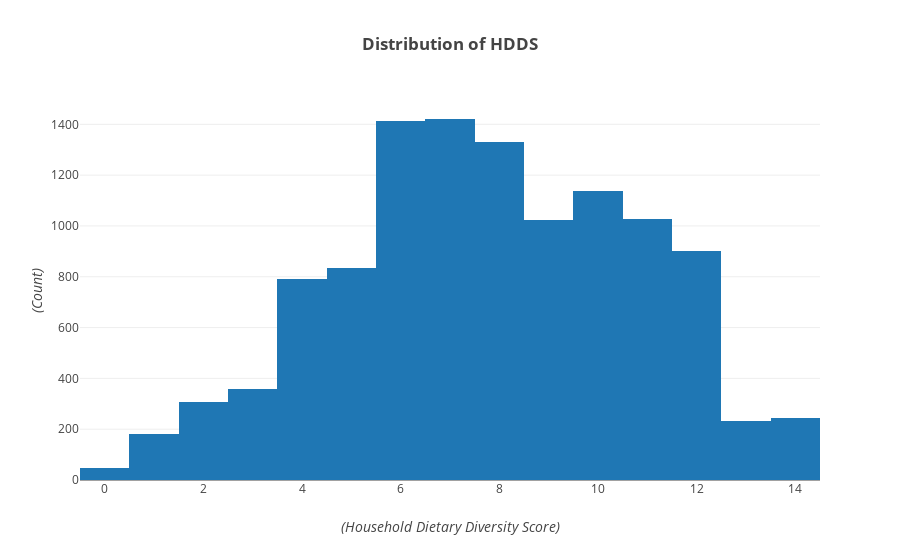

The notebook cell saved with this chart:
### Code cell
layout = go.Layout(
    title='<b>Distribution of HDDS</b>',
    yaxis=dict(
        title='<i>(Count)</i>'
    ),
    xaxis=dict(
        title='<i>(Household Dietary Diversity Score)</i>'
    )
)

data = [go.Histogram(x = hdd_score)]
fig = go.Figure(data=data, layout=layout)
py.offline.iplot(fig, filename='hist')

### Figure 1 — Plotly figure (JSON) as saved in the notebook; plotly's stock layout.template omitted (floating-point values rounded to 4 significant figures; data arrays with more than 128 entries replaced by an {"elided": "..."} marker saying what was removed)
{"data": [{"type": "histogram", "uid": "8c604999-0d3c-4953-8f99-533b45fbdca1", "x": {"elided": "11260 int values"}}], "layout": {"title": {"text": "<b>Distribution of HDDS</b>"}, "xaxis": {"title": {"text": "<i>(Household Dietary Diversity Score)</i>"}}, "yaxis": {"title": {"text": "<i>(Count)</i>"}}}}
